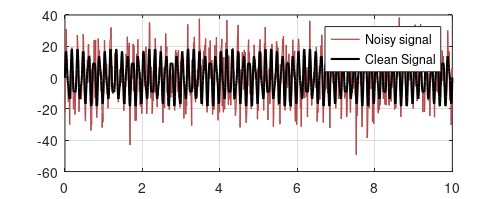
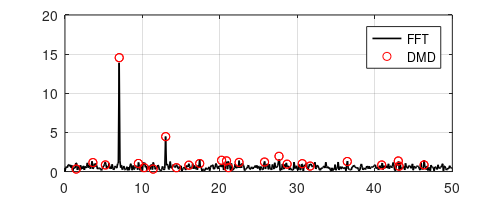

Here is the MATLAB script that generated these plots, in order:
dt = .01;       % time step of signal
L = 10;
t = 0:dt:L;

% signal: sum of two sines at 13Hz and 7Hz
xclean = (14*sin(7*2*pi*t)+5*sin(13*2*pi*t));
% add noise to signal
x = xclean + 10*randn(size(xclean));
ylim([-40 40])
plot(t,x,'Color',[.7 .3 .3],'LineWidth',.9), hold on
plot(t,xclean,'k','LineWidth',1.5)
legend('Noisy signal','Clean Signal')
grid on
set(gcf,'Position',[100 100 500 200])
set(gcf,'PaperPositionMode','auto')
% print('-depsc2', '-loose', '../figures/FFTDMD_signal');
%%
figure
xhat = fft(x);
N = length(t);  % number of samples
xpower = abs(xhat(1:N/2+1))*2/N;
Fs = 1/dt;      % sampling frequency
freqs = Fs*(0:(N/2))/N;
plot(freqs,xpower,'k','LineWidth',1.2)
grid on, hold on

%%
% better de-noising with larger kshift
s = 500;  % number of times to shift-stack signal
for k = 1:s
    X(k,:) = x(k:end-s+k);
end
[U,S,V] = svd(X(:,1:end-1),'econ');

% keep 50 modes and compute DMD spectrum Lambda
r = 50;
Atilde = U(:,1:r)'*X(:,2:end)*V(:,1:r)*inv(S(1:r,1:r));
[W,Lambda] = eig(Atilde);
% convert eigenvalues to continuous time
DMDfreqs = log(diag(Lambda))/dt/2/pi;  
Phi = X(:,2:end)*V(:,1:r)*inv(S(1:r,1:r))*W;

% mode amplitude  (based on first snapshot)
b = Phi\X(:,1);  
%  need to scale power by 2/sqrt(s)
DMDpower = abs(b)*2/sqrt(s)

scatter(abs(imag(DMDfreqs)),DMDpower,'r')
legend('FFT','DMD')

set(gcf,'Position',[100 100 500 200])
set(gcf,'PaperPositionMode','auto')
% print('-depsc2', '-loose', '../figures/FFTDMD_spectrum');